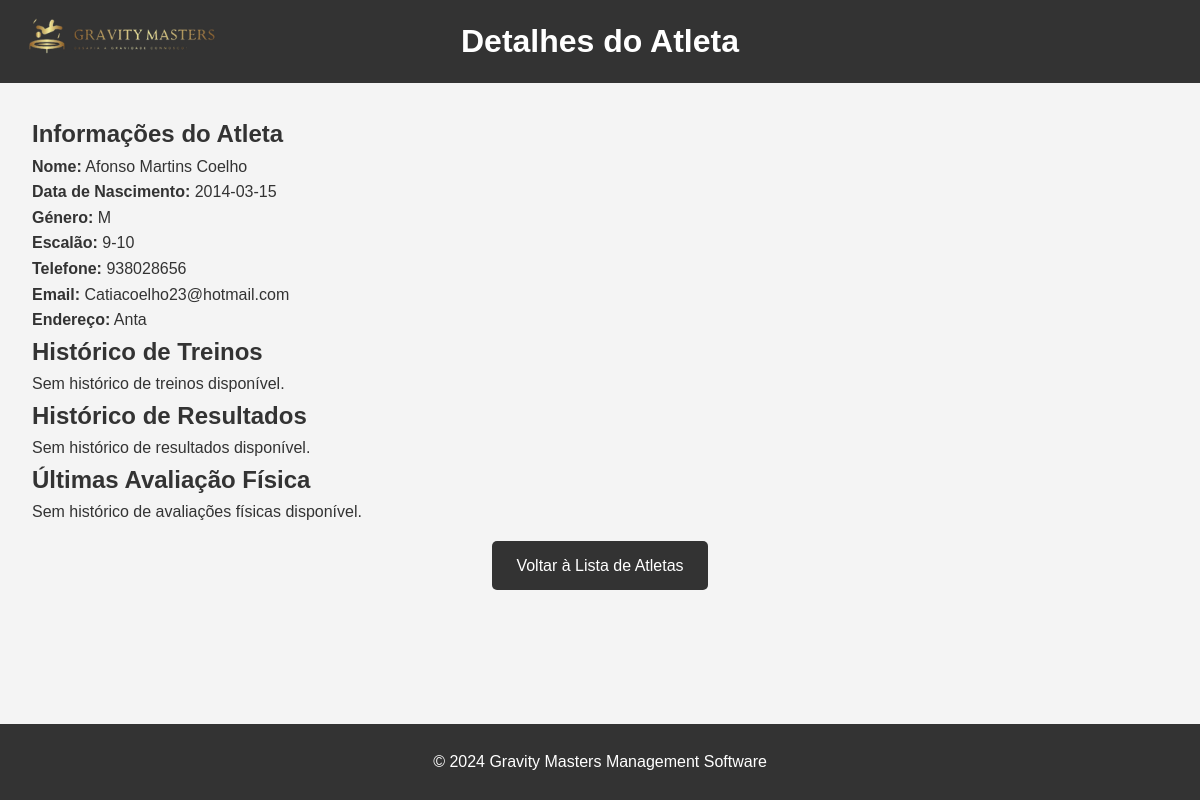
Screenshot of /frontend/personalAthlete.php?idAthlete=1 with the database file from the repository.
### tables this page shows
CREATE TABLE "Athlete" (
    idAthlete INTEGER PRIMARY KEY AUTOINCREMENT,
    name VARCHAR(255) NOT NULL,
    birthday DATE,
    genre VARCHAR(1) NOT NULL,
    mobile VARCHAR(20),
    email VARCHAR(255), username TEXT,
    password VARCHAR(255),
    address VARCHAR(255),
    ageGroup VARCHAR(255), "fgpNumber" TEXT, "tag_uid" TEXT,
    UNIQUE(idAthlete)
);

### backend/functions.php (called while the page is built, shortened)
<?php
function fetchinfoAthlete($idAthlete) {
    include '../backend/db_connect.php';
    try {
        $sql = "SELECT *
                FROM Athlete
                WHERE idAthlete = :idAthlete";
        $stmt = $conn->prepare($sql);
        $stmt->bindParam(':idAthlete', $idAthlete);
        $stmt->execute();
        $athlete = $stmt->fetch(PDO::FETCH_ASSOC);
    } catch (Exception $e) {
        return "Erro: " . $e->getMessage();
    }
    if ($athlete['birthday'] != null) {
        $currentYear = (int)date("Y");
        $birthYear = (int)date("Y", strtotime($athlete['birthday']));
        $age = $currentYear - $birthYear;
        if ($age >= 17) {
            $ageGroup = '17+';
        } elseif ($age >= 15 && $age <= 16) {
            $ageGroup = '15-16';
        } elseif ($age >= 13 && $age <= 14) {
            $ageGroup = '13-14';
        } elseif ($age >= 11 && $age <= 12) {
            $ageGroup = '11-12';
        } elseif ($age >= 9 && $age <= 10) {
            $ageGroup = '9-10';
        } elseif ($age >= 7 && $age <= 8) {
            $ageGroup = '7-8';
        } else {
            $ageGroup = 'Under 7';
        }
        $sql_update_age_group = "UPDATE Athlete
                                 SET ageGroup = :ageGroup
                                 WHERE idAthlete = :idAthlete";
        $stmt_update_age_group = $conn->prepare($sql_update_age_group);
        $stmt_update_age_group->bindParam(':ageGroup', $ageGroup);
        $stmt_update_age_group->bindParam(':idAthlete', $idAthlete);
        $stmt_update_age_group->execute();
        $sql = "SELECT *
                FROM Athlete
                WHERE idAthlete = :idAthlete";
        $stmt = $conn->prepare($sql);
        $stmt->bindParam(':idAthlete', $idAthlete);
        $stmt->execute();
        $athlete = $stmt->fetch(PDO::FETCH_ASSOC);
    } else {
        throw new Exception("Data de nascimento não encontrada para o atleta.");
    }
    return $athlete;
}
function fetchTrainingsAthlete($idAthlete) {
    include '../backend/db_connect.php';
    try {
        $sql_trainings = "SELECT *
                        FROM TrainingReg
                        WHERE idAthlete = :idAthlete";
        $stmt_trainings = $conn->prepare($sql_trainings);
        $stmt_trainings->bindParam(':idAthlete', $idAthlete);
        $stmt_trainings->execute();
        $trainings = $stmt_trainings->fetchAll(PDO::FETCH_ASSOC);
    } catch (Exception $e) {
        return "Erro: " . $e->getMessage();
    }
    return $trainings;
}
function fetchResultsAndDetailsOfCompetitionAthlete($idAthlete){
    include '../backend/db_connect.php';
    try {
        $sql_results = "SELECT *
                        FROM Result
                        WHERE idAthlete = :idAthlete";
        $stmt_results = $conn->prepare($sql_results);
        $stmt_results->bindParam(':idAthlete', $idAthlete);
        $stmt_results->execute();
        $results = $stmt_results->fetchAll(PDO::FETCH_ASSOC);
        $data = array();
    } catch (Exception $e) {
        return "Erro: " . $e->getMessage();
    }
    return $data;
}
function fetchConditionTestsAthlete($idAthlete) {
    include '../backend/db_connect.php';
    try {
        $sql_evaluations = "SELECT *
                        FROM ConditionTest
                        WHERE idAthlete = :idAthlete";
        $stmt_evaluations = $conn->prepare($sql_evaluations);
        $stmt_evaluations->bindParam(':idAthlete', $idAthlete);
        $stmt_evaluations->execute();
        $evaluations = $stmt_evaluations->fetchAll(PDO::FETCH_ASSOC);
    } catch (Exception $e) {
        return "Erro: " . $e->getMessage();
    }
    return $evaluations;
}
?>

### frontend/personalAthlete.php (the view, shortened to what this page needs)
<?php
include '../backend/functions.php';
$idAthlete = $_GET['idAthlete'];
$athlete = fetchinfoAthlete($idAthlete);
$condition = fetchConditionTestsAthlete($idAthlete);
$trainings = fetchTrainingsAthlete($idAthlete);
?>
<!DOCTYPE html>
<html lang="pt">
<head>
    <link rel="stylesheet" href="../css/personalAthlete.css">
</head>
<body>
    <header>
        <div class="header-content">
            <h1>Detalhes do Atleta</h1>
        </div>
        <div class="logo-content">
            <img src="..\imagens\teste.png" alt="Logo do Clube" class="header-logo">
        </div>
    </header>
    <main>
        <div class="athlete-details">
            <h2>Informações do Atleta</h2>
            <p><strong>Nome:</strong> <?php echo htmlspecialchars($athlete['name']); ?></p>
            <p><strong>Data de Nascimento:</strong> <?php echo htmlspecialchars($athlete['birthday']); ?></p>
            <p><strong>Género:</strong> <?php echo htmlspecialchars($athlete['genre']); ?></p>
            <p><strong>Escalão:</strong> <?php echo htmlspecialchars($athlete['ageGroup']);?> </p>
            <p><strong>Telefone:</strong> <?php echo htmlspecialchars($athlete['mobile']); ?></p>
            <p><strong>Email:</strong> <?php echo htmlspecialchars($athlete['email']); ?></p>
            <p><strong>Endereço:</strong> <?php echo htmlspecialchars($athlete['address']); ?></p>
        </div>
        <div class="athlete-history">
            <h2>Histórico de Treinos</h2>
            <?php if (count($trainings) > 0): ?>
                <ul>
                    <?php foreach (array_slice($trainings, -7) as $training): ?>
                        <li><?php echo htmlspecialchars($training['dateTrainingReg']) . ': ' . htmlspecialchars($training['performance']); ?></li>
                    <?php endforeach; ?>
                </ul>
                <button onclick="window.location.href = 'list_trainingByAthlete.php?idAthlete=<?php echo $idAthlete; ?>';">Ver todos os treinos</button>
            <?php else: ?>
                <p>Sem histórico de treinos disponível.</p>
            <?php endif; ?>
            <h2>Histórico de Resultados</h2>
            <?php
            $data = fetchResultsAndDetailsOfCompetitionAthlete($idAthlete);
            if (!is_string($data) && count($data) > 0): ?>
                <ul>
                    <?php foreach ($data as $item): ?>
                        <?php
                        $competitionDate = strtotime($item['competition']['startTime']);
                        $oneYearAgo = strtotime('-1 year');
                        if ($competitionDate >= $oneYearAgo): ?>
                            <li><?php echo htmlspecialchars($item['competition']['name']) . ': ' . htmlspecialchars($item['result']['score']) . ' -> ' . htmlspecialchars($item['result']['place']); ?></li>
                        <?php endif; ?>
                    <?php endforeach; ?>
                </ul>
                <button onclick="window.location.href = 'list_compByAthlete.php?idAthlete=<?php echo $idAthlete; ?>';">Mostrar todas as competições</button>
            <?php else: ?>
                <p>Sem histórico de resultados disponível.</p>
            <?php endif; ?>
            <h2>Últimas Avaliação Física</h2>
            <?php
            if (count($condition) > 0):
                $lastTwoConditions = array_slice($condition, -3);
            ?>
                <ul>
                    <?php foreach ($lastTwoConditions as $conditionTest): ?>
                        <li><?php echo htmlspecialchars($conditionTest['dateTest']) . ': ' . htmlspecialchars($conditionTest['weight']) . 'kg + ' . htmlspecialchars($conditionTest['height']). 'cm' ; ?></li>
                    <?php endforeach; ?>
                </ul>
                <button onclick="window.location.href = 'list_all_conditions.php?idAthlete=<?php echo $idAthlete; ?>';">Ver todas as avaliações físicas</button>
               <?php else: ?>
                <p>Sem histórico de avaliações físicas disponível.</p>
            <?php endif; ?>
        <div class="back-button">
            <a href="list_athletes.php">Voltar à Lista de Atletas</a>
        </div>
    </main>
    <footer>
        <p>&copy; 2024 Gravity Masters Management Software</p>
    </footer>
</body>
</html>

### css/personalAthlete.css (style rules this page uses)
* { margin: 0; padding: 0; box-sizing: border-box; }
body { font-family: Arial, sans-serif; line-height: 1.6; background-color: #f4f4f4; color: #333; display: flex; flex-direction: column; min-height: 100vh; }
header { background: #333; color: #fff; padding: 1rem; max-height: 90px; }
.header-content { display: flex; align-items: center; justify-content: space-between; max-width: 1200px; margin: 0 auto; padding: 0 1rem; }
.header-logo { max-height: 100%; height: auto; margin-right: 0rem; }
header h1 { flex: 1; text-align: center; margin: 0; font-size: 2rem; }
.logo-content { position: absolute; top: 10px; left: 20px; }
main { flex: 1; padding: 2rem; }
.back-button { text-align: center; margin-top: 1rem; }
.back-button a { display: inline-block; padding: 0.75rem 1.5rem; background-color: #333; color: #fff; text-decoration: none; border-radius: 5px; transition: background-color 0.3s ease; }
footer { background-color: #333; color: #fff; text-align: center; padding: 25px; position: sticky; top:100%; bottom: 0; width: 100%; }

### rows the page displays
athlete: name "Afonso Martins Coelho", birthday "2014-03-15", genre "M", ageGroup "9-10", mobile "938028656", email "Catiacoelho23@hotmail.com", address "Anta"
